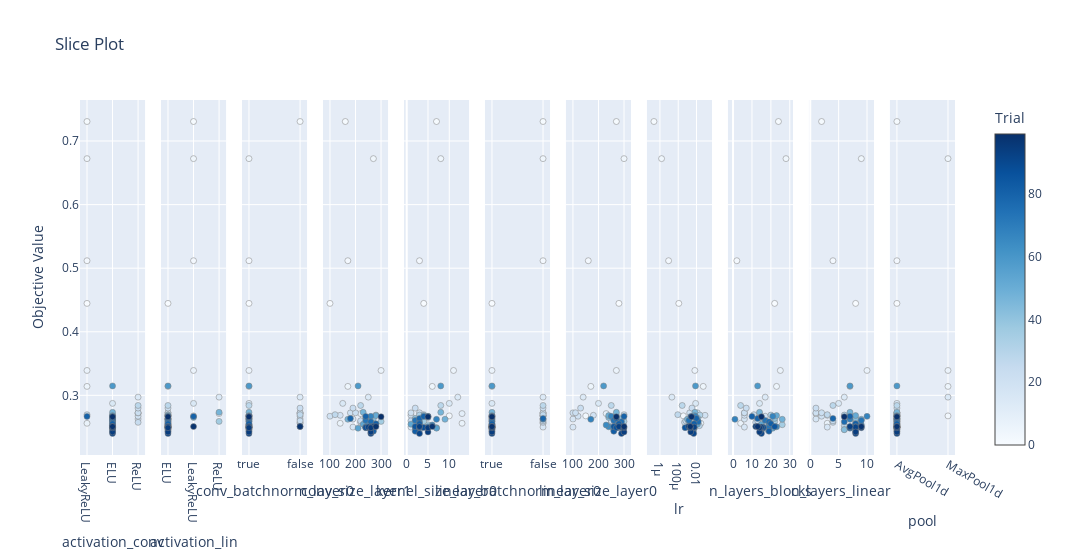

Here is the notebook cell this chart was saved with:
### Code cell
fig = optuna.visualization.plot_slice(study, params=["conv_size_layer1", "lr", "linear_size_layer0", "conv_batchnorm_layer0", "kernel_size_layer0", "n_layers_linear", "n_layers_blocks", "linear_batchnorm_layer0", "pool", "activation_conv", "activation_lin"])
fig.show()

### Figure 1 — Plotly figure (JSON) as saved in the notebook; plotly's stock layout.template omitted (floating-point values rounded to 4 significant figures)
{"data": [{"marker": {"color": [0, 1, 2, 3, 4, 5, 6, 7, 10, 14, 15, 16, 17, 19, 20, 21, 22, 23, 24, 25, 27, 28, 29, 31, 32, 33, 34, 35, 36, 42, 43, 44, 45, 47, 48, 51, 52, 53, 55, 59, 62, 64, 65, 67, 68, 71, 72, 73, 76, 79, 80, 81, 82, 85, 86, 88, 91, 92, 93, 94, 95, 98, 99], "colorbar": {"title": {"text": "Trial"}, "x": 1, "xpad": 40}, "colorscale": [[0, "rgb(247,251,255)"], [0.125, "rgb(222,235,247)"], [0.25, "rgb(198,219,239)"], [0.375, "rgb(158,202,225)"], [0.5, "rgb(107,174,214)"], [0.625, "rgb(66,146,198)"], [0.75, "rgb(33,113,181)"], [0.875, "rgb(8,81,156)"], [1, "rgb(8,48,107)"]], "line": {"color": "Grey", "width": 0.5}, "showscale": true}, "mode": "markers", "showlegend": false, "type": "scatter", "x": ["LeakyReLU", "LeakyReLU", "LeakyReLU", "ELU", "LeakyReLU", "LeakyReLU", "LeakyReLU", "LeakyReLU", "ReLU", "ReLU", "ELU", "ELU", "ReLU", "ELU", "ReLU", "ReLU", "ReLU", "ReLU", "ReLU", "ELU", "LeakyReLU", "ReLU", "ELU", "ELU", "ELU", "ELU", "ELU", "ELU", "ELU", "ELU", "ELU", "ELU", "ELU", "ELU", "ELU", "ELU", "ELU", "ELU", "ELU", "ELU", "ELU", "ELU", "ELU", "ELU", "ELU", "ELU", "ELU", "ELU", "ELU", "ELU", "LeakyReLU", "ELU", "ELU", "ELU", "ELU", "ELU", "ELU", "ELU", "ELU", "ELU", "ELU", "ELU", "ELU"], "xaxis": "x", "y": [0.4446, 0.7307, 0.5117, 0.2677, 0.6723, 0.3141, 0.3391, 0.256, 0.2713, 0.2972, 0.2874, 0.2501, 0.2627, 0.2686, 0.2672, 0.2724, 0.2726, 0.2799, 0.2575, 0.2599, 0.2696, 0.2841, 0.2523, 0.2462, 0.269, 0.2503, 0.2523, 0.2538, 0.259, 0.2637, 0.246, 0.2652, 0.2492, 0.2733, 0.2624, 0.2682, 0.2496, 0.2546, 0.2483, 0.3148, 0.2492, 0.2505, 0.2533, 0.267, 0.2623, 0.252, 0.2493, 0.2606, 0.2584, 0.2637, 0.2669, 0.2554, 0.2436, 0.2508, 0.2492, 0.2494, 0.24, 0.25, 0.2509, 0.2424, 0.2491, 0.2509, 0.2663], "yaxis": "y"}, {"marker": {"color": [0, 1, 2, 3, 4, 5, 6, 7, 10, 14, 15, 16, 17, 19, 20, 21, 22, 23, 24, 25, 27, 28, 29, 31, 32, 33, 34, 35, 36, 42, 43, 44, 45, 47, 48, 51, 52, 53, 55, 59, 62, 64, 65, 67, 68, 71, 72, 73, 76, 79, 80, 81, 82, 85, 86, 88, 91, 92, 93, 94, 95, 98, 99], "colorbar": {"title": {"text": "Trial"}, "x": 1, "xpad": 40}, "colorscale": [[0, "rgb(247,251,255)"], [0.125, "rgb(222,235,247)"], [0.25, "rgb(198,219,239)"], [0.375, "rgb(158,202,225)"], [0.5, "rgb(107,174,214)"], [0.625, "rgb(66,146,198)"], [0.75, "rgb(33,113,181)"], [0.875, "rgb(8,81,156)"], [1, "rgb(8,48,107)"]], "line": {"color": "Grey", "width": 0.5}, "showscale": false}, "mode": "markers", "showlegend": false, "type": "scatter", "x": ["ELU", "LeakyReLU", "LeakyReLU", "LeakyReLU", "LeakyReLU", "ELU", "LeakyReLU", "ELU", "ReLU", "ReLU", "LeakyReLU", "ELU", "ELU", "ELU", "ELU", "ELU", "ELU", "ELU", "ELU", "ELU", "ELU", "ELU", "ELU", "ELU", "ELU", "ELU", "ELU", "ELU", "ReLU", "ELU", "ELU", "LeakyReLU", "ELU", "ReLU", "ELU", "ELU", "ELU", "ELU", "ELU", "ELU", "ELU", "ELU", "ELU", "ELU", "ELU", "ELU", "ELU", "ELU", "ELU", "ELU", "LeakyReLU", "ELU", "ELU", "ELU", "ELU", "ELU", "ELU", "ELU", "ELU", "ELU", "ELU", "LeakyReLU", "ELU"], "xaxis": "x2", "y": [0.4446, 0.7307, 0.5117, 0.2677, 0.6723, 0.3141, 0.3391, 0.256, 0.2713, 0.2972, 0.2874, 0.2501, 0.2627, 0.2686, 0.2672, 0.2724, 0.2726, 0.2799, 0.2575, 0.2599, 0.2696, 0.2841, 0.2523, 0.2462, 0.269, 0.2503, 0.2523, 0.2538, 0.259, 0.2637, 0.246, 0.2652, 0.2492, 0.2733, 0.2624, 0.2682, 0.2496, 0.2546, 0.2483, 0.3148, 0.2492, 0.2505, 0.2533, 0.267, 0.2623, 0.252, 0.2493, 0.2606, 0.2584, 0.2637, 0.2669, 0.2554, 0.2436, 0.2508, 0.2492, 0.2494, 0.24, 0.25, 0.2509, 0.2424, 0.2491, 0.2509, 0.2663], "yaxis": "y2"}, {"marker": {"color": [0, 1, 2, 3, 4, 5, 6, 7, 10, 14, 15, 16, 17, 19, 20, 21, 22, 23, 24, 25, 27, 28, 29, 31, 32, 33, 34, 35, 36, 42, 43, 44, 45, 47, 48, 51, 52, 53, 55, 59, 62, 64, 65, 67, 68, 71, 72, 73, 76, 79, 80, 81, 82, 85, 86, 88, 91, 92, 93, 94, 95, 98, 99], "colorbar": {"title": {"text": "Trial"}, "x": 1, "xpad": 40}, "colorscale": [[0, "rgb(247,251,255)"], [0.125, "rgb(222,235,247)"], [0.25, "rgb(198,219,239)"], [0.375, "rgb(158,202,225)"], [0.5, "rgb(107,174,214)"], [0.625, "rgb(66,146,198)"], [0.75, "rgb(33,113,181)"], [0.875, "rgb(8,81,156)"], [1, "rgb(8,48,107)"]], "line": {"color": "Grey", "width": 0.5}, "showscale": false}, "mode": "markers", "showlegend": false, "type": "scatter", "x": [true, false, true, true, true, true, true, false, false, false, true, true, false, true, false, false, false, false, false, false, false, true, true, true, true, true, true, true, true, true, true, true, true, true, true, true, true, true, true, true, true, true, true, true, true, true, true, true, true, true, true, true, true, false, true, true, true, true, true, true, true, false, true], "xaxis": "x3", "y": [0.4446, 0.7307, 0.5117, 0.2677, 0.6723, 0.3141, 0.3391, 0.256, 0.2713, 0.2972, 0.2874, 0.2501, 0.2627, 0.2686, 0.2672, 0.2724, 0.2726, 0.2799, 0.2575, 0.2599, 0.2696, 0.2841, 0.2523, 0.2462, 0.269, 0.2503, 0.2523, 0.2538, 0.259, 0.2637, 0.246, 0.2652, 0.2492, 0.2733, 0.2624, 0.2682, 0.2496, 0.2546, 0.2483, 0.3148, 0.2492, 0.2505, 0.2533, 0.267, 0.2623, 0.252, 0.2493, 0.2606, 0.2584, 0.2637, 0.2669, 0.2554, 0.2436, 0.2508, 0.2492, 0.2494, 0.24, 0.25, 0.2509, 0.2424, 0.2491, 0.2509, 0.2663], "yaxis": "y3"}, {"marker": {"color": [0, 1, 2, 3, 4, 5, 6, 7, 10, 14, 15, 16, 17, 19, 20, 21, 22, 23, 24, 25, 27, 28, 29, 31, 32, 33, 34, 35, 36, 42, 43, 44, 45, 47, 48, 51, 52, 53, 55, 59, 62, 64, 65, 67, 71, 72, 73, 76, 79, 80, 81, 82, 85, 86, 88, 91, 92, 93, 94, 95, 98, 99], "colorbar": {"title": {"text": "Trial"}, "x": 1, "xpad": 40}, "colorscale": [[0, "rgb(247,251,255)"], [0.125, "rgb(222,235,247)"], [0.25, "rgb(198,219,239)"], [0.375, "rgb(158,202,225)"], [0.5, "rgb(107,174,214)"], [0.625, "rgb(66,146,198)"], [0.75, "rgb(33,113,181)"], [0.875, "rgb(8,81,156)"], [1, "rgb(8,48,107)"]], "line": {"color": "Grey", "width": 0.5}, "showscale": false}, "mode": "markers", "showlegend": false, "type": "scatter", "x": [100, 160, 170, 230, 270, 170, 300, 140, 220, 250, 150, 190, 190, 140, 100, 180, 200, 190, 220, 220, 120, 220, 270, 270, 280, 270, 270, 260, 300, 270, 260, 240, 260, 230, 170, 280, 260, 230, 210, 210, 240, 240, 250, 260, 270, 240, 240, 260, 180, 240, 280, 270, 260, 250, 240, 260, 250, 270, 260, 260, 280, 300], "xaxis": "x4", "y": [0.4446, 0.7307, 0.5117, 0.2677, 0.6723, 0.3141, 0.3391, 0.256, 0.2713, 0.2972, 0.2874, 0.2501, 0.2627, 0.2686, 0.2672, 0.2724, 0.2726, 0.2799, 0.2575, 0.2599, 0.2696, 0.2841, 0.2523, 0.2462, 0.269, 0.2503, 0.2523, 0.2538, 0.259, 0.2637, 0.246, 0.2652, 0.2492, 0.2733, 0.2624, 0.2682, 0.2496, 0.2546, 0.2483, 0.3148, 0.2492, 0.2505, 0.2533, 0.267, 0.252, 0.2493, 0.2606, 0.2584, 0.2637, 0.2669, 0.2554, 0.2436, 0.2508, 0.2492, 0.2494, 0.24, 0.25, 0.2509, 0.2424, 0.2491, 0.2509, 0.2663], "yaxis": "y4"}, {"marker": {"color": [0, 1, 2, 3, 4, 5, 6, 7, 10, 14, 15, 16, 17, 19, 20, 21, 22, 23, 24, 25, 27, 28, 29, 31, 32, 33, 34, 35, 36, 42, 43, 44, 45, 47, 48, 51, 52, 53, 55, 59, 62, 64, 65, 67, 68, 71, 72, 73, 76, 79, 80, 81, 82, 85, 86, 88, 91, 92, 93, 94, 95, 98, 99], "colorbar": {"title": {"text": "Trial"}, "x": 1, "xpad": 40}, "colorscale": [[0, "rgb(247,251,255)"], [0.125, "rgb(222,235,247)"], [0.25, "rgb(198,219,239)"], [0.375, "rgb(158,202,225)"], [0.5, "rgb(107,174,214)"], [0.625, "rgb(66,146,198)"], [0.75, "rgb(33,113,181)"], [0.875, "rgb(8,81,156)"], [1, "rgb(8,48,107)"]], "line": {"color": "Grey", "width": 0.5}, "showscale": false}, "mode": "markers", "showlegend": false, "type": "scatter", "x": [4, 7, 3, 10, 8, 6, 11, 13, 13, 12, 10, 1, 2, 1, 5, 1, 3, 2, 2, 1, 4, 8, 3, 3, 3, 3, 3, 5, 4, 2, 3, 5, 7, 8, 9, 4, 3, 1, 7, 8, 5, 5, 6, 5, 7, 3, 2, 2, 3, 3, 4, 3, 2, 2, 3, 4, 3, 3, 3, 5, 5, 6, 5], "xaxis": "x5", "y": [0.4446, 0.7307, 0.5117, 0.2677, 0.6723, 0.3141, 0.3391, 0.256, 0.2713, 0.2972, 0.2874, 0.2501, 0.2627, 0.2686, 0.2672, 0.2724, 0.2726, 0.2799, 0.2575, 0.2599, 0.2696, 0.2841, 0.2523, 0.2462, 0.269, 0.2503, 0.2523, 0.2538, 0.259, 0.2637, 0.246, 0.2652, 0.2492, 0.2733, 0.2624, 0.2682, 0.2496, 0.2546, 0.2483, 0.3148, 0.2492, 0.2505, 0.2533, 0.267, 0.2623, 0.252, 0.2493, 0.2606, 0.2584, 0.2637, 0.2669, 0.2554, 0.2436, 0.2508, 0.2492, 0.2494, 0.24, 0.25, 0.2509, 0.2424, 0.2491, 0.2509, 0.2663], "yaxis": "y5"}, {"marker": {"color": [0, 1, 2, 3, 4, 5, 6, 7, 10, 14, 15, 16, 17, 19, 20, 21, 22, 23, 24, 25, 27, 28, 29, 31, 32, 33, 34, 35, 36, 42, 43, 44, 45, 47, 48, 51, 52, 53, 55, 59, 62, 64, 65, 67, 68, 71, 72, 73, 76, 79, 80, 81, 82, 85, 86, 88, 91, 92, 93, 94, 95, 98, 99], "colorbar": {"title": {"text": "Trial"}, "x": 1, "xpad": 40}, "colorscale": [[0, "rgb(247,251,255)"], [0.125, "rgb(222,235,247)"], [0.25, "rgb(198,219,239)"], [0.375, "rgb(158,202,225)"], [0.5, "rgb(107,174,214)"], [0.625, "rgb(66,146,198)"], [0.75, "rgb(33,113,181)"], [0.875, "rgb(8,81,156)"], [1, "rgb(8,48,107)"]], "line": {"color": "Grey", "width": 0.5}, "showscale": false}, "mode": "markers", "showlegend": false, "type": "scatter", "x": [true, false, false, false, false, true, true, false, false, false, true, false, false, false, false, false, false, false, false, false, false, false, true, true, true, true, true, true, true, true, true, true, true, true, true, true, true, true, true, true, true, true, true, true, false, true, true, true, true, false, true, true, true, true, true, true, true, true, true, true, true, true, true], "xaxis": "x6", "y": [0.4446, 0.7307, 0.5117, 0.2677, 0.6723, 0.3141, 0.3391, 0.256, 0.2713, 0.2972, 0.2874, 0.2501, 0.2627, 0.2686, 0.2672, 0.2724, 0.2726, 0.2799, 0.2575, 0.2599, 0.2696, 0.2841, 0.2523, 0.2462, 0.269, 0.2503, 0.2523, 0.2538, 0.259, 0.2637, 0.246, 0.2652, 0.2492, 0.2733, 0.2624, 0.2682, 0.2496, 0.2546, 0.2483, 0.3148, 0.2492, 0.2505, 0.2533, 0.267, 0.2623, 0.252, 0.2493, 0.2606, 0.2584, 0.2637, 0.2669, 0.2554, 0.2436, 0.2508, 0.2492, 0.2494, 0.24, 0.25, 0.2509, 0.2424, 0.2491, 0.2509, 0.2663], "yaxis": "y6"}, {"marker": {"color": [0, 1, 2, 3, 4, 5, 6, 7, 10, 14, 15, 16, 17, 19, 20, 21, 22, 23, 24, 25, 27, 28, 29, 31, 32, 33, 34, 35, 36, 42, 43, 44, 45, 47, 48, 51, 52, 53, 55, 59, 62, 64, 65, 67, 68, 71, 72, 73, 76, 79, 80, 81, 82, 85, 86, 88, 91, 92, 93, 94, 95, 98, 99], "colorbar": {"title": {"text": "Trial"}, "x": 1, "xpad": 40}, "colorscale": [[0, "rgb(247,251,255)"], [0.125, "rgb(222,235,247)"], [0.25, "rgb(198,219,239)"], [0.375, "rgb(158,202,225)"], [0.5, "rgb(107,174,214)"], [0.625, "rgb(66,146,198)"], [0.75, "rgb(33,113,181)"], [0.875, "rgb(8,81,156)"], [1, "rgb(8,48,107)"]], "line": {"color": "Grey", "width": 0.5}, "showscale": false}, "mode": "markers", "showlegend": false, "type": "scatter", "x": [280, 270, 160, 150, 300, 170, 270, 250, 230, 140, 200, 100, 100, 180, 120, 100, 110, 130, 250, 250, 300, 250, 280, 260, 270, 280, 290, 290, 300, 290, 260, 240, 260, 270, 260, 240, 290, 280, 260, 220, 270, 240, 230, 250, 170, 270, 280, 260, 290, 270, 300, 280, 260, 260, 270, 290, 290, 290, 280, 300, 300, 300, 270], "xaxis": "x7", "y": [0.4446, 0.7307, 0.5117, 0.2677, 0.6723, 0.3141, 0.3391, 0.256, 0.2713, 0.2972, 0.2874, 0.2501, 0.2627, 0.2686, 0.2672, 0.2724, 0.2726, 0.2799, 0.2575, 0.2599, 0.2696, 0.2841, 0.2523, 0.2462, 0.269, 0.2503, 0.2523, 0.2538, 0.259, 0.2637, 0.246, 0.2652, 0.2492, 0.2733, 0.2624, 0.2682, 0.2496, 0.2546, 0.2483, 0.3148, 0.2492, 0.2505, 0.2533, 0.267, 0.2623, 0.252, 0.2493, 0.2606, 0.2584, 0.2637, 0.2669, 0.2554, 0.2436, 0.2508, 0.2492, 0.2494, 0.24, 0.25, 0.2509, 0.2424, 0.2491, 0.2509, 0.2663], "yaxis": "y7"}, {"marker": {"color": [0, 1, 2, 3, 4, 5, 6, 7, 10, 14, 15, 16, 17, 19, 20, 21, 22, 23, 24, 25, 27, 28, 29, 31, 32, 33, 34, 35, 36, 42, 43, 44, 45, 47, 48, 51, 52, 53, 55, 59, 62, 64, 65, 67, 68, 71, 72, 73, 76, 79, 80, 81, 82, 85, 86, 88, 91, 92, 93, 94, 95, 98, 99], "colorbar": {"title": {"text": "Trial"}, "x": 1, "xpad": 40}, "colorscale": [[0, "rgb(247,251,255)"], [0.125, "rgb(222,235,247)"], [0.25, "rgb(198,219,239)"], [0.375, "rgb(158,202,225)"], [0.5, "rgb(107,174,214)"], [0.625, "rgb(66,146,198)"], [0.75, "rgb(33,113,181)"], [0.875, "rgb(8,81,156)"], [1, "rgb(8,48,107)"]], "line": {"color": "Grey", "width": 0.5}, "showscale": false}, "mode": "markers", "showlegend": false, "type": "scatter", "x": [0.0001156, 2.21e-07, 8.853e-06, 0.000364, 1.509e-06, 0.05417, 0.006568, 0.02956, 0.00219, 2.021e-05, 0.008018, 0.0006141, 0.007807, 0.08503, 0.01357, 0.001797, 0.01242, 0.003149, 0.0004917, 0.0006808, 8.979e-05, 0.000272, 0.02044, 0.003396, 0.02334, 0.004723, 0.003938, 0.004471, 0.001343, 0.01392, 0.004976, 0.002594, 0.005928, 0.006665, 0.0009977, 0.005615, 0.003638, 0.01261, 0.002333, 0.007754, 0.001587, 0.001229, 0.002751, 0.007532, 0.01014, 0.004061, 0.005322, 0.001493, 0.01549, 0.009698, 0.002403, 0.005467, 0.003969, 0.001953, 0.000568, 0.003683, 0.00488, 0.00555, 0.001353, 0.002342, 0.002056, 0.002075, 0.002869], "xaxis": "x8", "y": [0.4446, 0.7307, 0.5117, 0.2677, 0.6723, 0.3141, 0.3391, 0.256, 0.2713, 0.2972, 0.2874, 0.2501, 0.2627, 0.2686, 0.2672, 0.2724, 0.2726, 0.2799, 0.2575, 0.2599, 0.2696, 0.2841, 0.2523, 0.2462, 0.269, 0.2503, 0.2523, 0.2538, 0.259, 0.2637, 0.246, 0.2652, 0.2492, 0.2733, 0.2624, 0.2682, 0.2496, 0.2546, 0.2483, 0.3148, 0.2492, 0.2505, 0.2533, 0.267, 0.2623, 0.252, 0.2493, 0.2606, 0.2584, 0.2637, 0.2669, 0.2554, 0.2436, 0.2508, 0.2492, 0.2494, 0.24, 0.25, 0.2509, 0.2424, 0.2491, 0.2509, 0.2663], "yaxis": "y8"}, {"marker": {"color": [0, 1, 2, 3, 4, 5, 6, 7, 10, 14, 15, 16, 17, 19, 20, 21, 22, 23, 24, 25, 27, 28, 29, 31, 32, 33, 34, 35, 36, 42, 43, 44, 45, 47, 48, 51, 52, 53, 55, 59, 62, 64, 65, 67, 68, 71, 72, 73, 76, 79, 80, 81, 82, 85, 86, 88, 91, 92, 93, 94, 95, 98, 99], "colorbar": {"title": {"text": "Trial"}, "x": 1, "xpad": 40}, "colorscale": [[0, "rgb(247,251,255)"], [0.125, "rgb(222,235,247)"], [0.25, "rgb(198,219,239)"], [0.375, "rgb(158,202,225)"], [0.5, "rgb(107,174,214)"], [0.625, "rgb(66,146,198)"], [0.75, "rgb(33,113,181)"], [0.875, "rgb(8,81,156)"], [1, "rgb(8,48,107)"]], "line": {"color": "Grey", "width": 0.5}, "showscale": false}, "mode": "markers", "showlegend": false, "type": "scatter", "x": [22, 24, 2, 11, 28, 23, 25, 4, 14, 17, 14, 6, 6, 6, 17, 6, 6, 7, 12, 13, 11, 4, 19, 18, 20, 19, 20, 26, 22, 22, 15, 15, 17, 14, 26, 23, 21, 15, 21, 13, 19, 23, 19, 21, 1, 20, 19, 17, 19, 13, 10, 20, 19, 22, 16, 16, 15, 15, 12, 14, 14, 13, 15], "xaxis": "x9", "y": [0.4446, 0.7307, 0.5117, 0.2677, 0.6723, 0.3141, 0.3391, 0.256, 0.2713, 0.2972, 0.2874, 0.2501, 0.2627, 0.2686, 0.2672, 0.2724, 0.2726, 0.2799, 0.2575, 0.2599, 0.2696, 0.2841, 0.2523, 0.2462, 0.269, 0.2503, 0.2523, 0.2538, 0.259, 0.2637, 0.246, 0.2652, 0.2492, 0.2733, 0.2624, 0.2682, 0.2496, 0.2546, 0.2483, 0.3148, 0.2492, 0.2505, 0.2533, 0.267, 0.2623, 0.252, 0.2493, 0.2606, 0.2584, 0.2637, 0.2669, 0.2554, 0.2436, 0.2508, 0.2492, 0.2494, 0.24, 0.25, 0.2509, 0.2424, 0.2491, 0.2509, 0.2663], "yaxis": "y9"}, {"marker": {"color": [0, 1, 2, 3, 4, 5, 6, 7, 10, 14, 15, 16, 17, 19, 20, 21, 22, 23, 24, 25, 27, 28, 29, 31, 32, 33, 34, 35, 36, 42, 43, 44, 45, 47, 48, 51, 52, 53, 55, 59, 62, 64, 65, 67, 68, 71, 72, 73, 76, 79, 80, 81, 82, 85, 86, 88, 91, 92, 93, 94, 95, 98, 99], "colorbar": {"title": {"text": "Trial"}, "x": 1, "xpad": 40}, "colorscale": [[0, "rgb(247,251,255)"], [0.125, "rgb(222,235,247)"], [0.25, "rgb(198,219,239)"], [0.375, "rgb(158,202,225)"], [0.5, "rgb(107,174,214)"], [0.625, "rgb(66,146,198)"], [0.75, "rgb(33,113,181)"], [0.875, "rgb(8,81,156)"], [1, "rgb(8,48,107)"]], "line": {"color": "Grey", "width": 0.5}, "showscale": false}, "mode": "markers", "showlegend": false, "type": "scatter", "x": [8, 2, 4, 7, 9, 7, 10, 3, 1, 6, 5, 3, 1, 3, 2, 1, 2, 1, 4, 4, 3, 4, 6, 6, 6, 8, 8, 8, 8, 8, 6, 7, 8, 7, 9, 8, 8, 8, 7, 7, 8, 7, 9, 10, 7, 8, 8, 9, 6, 4, 7, 8, 8, 8, 7, 8, 8, 8, 7, 8, 9, 9, 6], "xaxis": "x10", "y": [0.4446, 0.7307, 0.5117, 0.2677, 0.6723, 0.3141, 0.3391, 0.256, 0.2713, 0.2972, 0.2874, 0.2501, 0.2627, 0.2686, 0.2672, 0.2724, 0.2726, 0.2799, 0.2575, 0.2599, 0.2696, 0.2841, 0.2523, 0.2462, 0.269, 0.2503, 0.2523, 0.2538, 0.259, 0.2637, 0.246, 0.2652, 0.2492, 0.2733, 0.2624, 0.2682, 0.2496, 0.2546, 0.2483, 0.3148, 0.2492, 0.2505, 0.2533, 0.267, 0.2623, 0.252, 0.2493, 0.2606, 0.2584, 0.2637, 0.2669, 0.2554, 0.2436, 0.2508, 0.2492, 0.2494, 0.24, 0.25, 0.2509, 0.2424, 0.2491, 0.2509, 0.2663], "yaxis": "y10"}, {"marker": {"color": [0, 1, 2, 3, 4, 5, 6, 7, 10, 14, 15, 16, 17, 19, 20, 21, 22, 23, 24, 25, 27, 28, 29, 31, 32, 33, 34, 35, 36, 42, 43, 44, 45, 47, 48, 51, 52, 53, 55, 59, 62, 64, 65, 67, 68, 71, 72, 73, 76, 79, 80, 81, 82, 85, 86, 88, 91, 92, 93, 94, 95, 98, 99], "colorbar": {"title": {"text": "Trial"}, "x": 1, "xpad": 40}, "colorscale": [[0, "rgb(247,251,255)"], [0.125, "rgb(222,235,247)"], [0.25, "rgb(198,219,239)"], [0.375, "rgb(158,202,225)"], [0.5, "rgb(107,174,214)"], [0.625, "rgb(66,146,198)"], [0.75, "rgb(33,113,181)"], [0.875, "rgb(8,81,156)"], [1, "rgb(8,48,107)"]], "line": {"color": "Grey", "width": 0.5}, "showscale": false}, "mode": "markers", "showlegend": false, "type": "scatter", "x": ["AvgPool1d", "AvgPool1d", "AvgPool1d", "MaxPool1d", "MaxPool1d", "MaxPool1d", "MaxPool1d", "AvgPool1d", "AvgPool1d", "MaxPool1d", "AvgPool1d", "AvgPool1d", "AvgPool1d", "AvgPool1d", "AvgPool1d", "AvgPool1d", "AvgPool1d", "AvgPool1d", "AvgPool1d", "AvgPool1d", "AvgPool1d", "AvgPool1d", "AvgPool1d", "AvgPool1d", "AvgPool1d", "AvgPool1d", "AvgPool1d", "AvgPool1d", "AvgPool1d", "AvgPool1d", "AvgPool1d", "AvgPool1d", "AvgPool1d", "AvgPool1d", "AvgPool1d", "AvgPool1d", "AvgPool1d", "AvgPool1d", "AvgPool1d", "AvgPool1d", "AvgPool1d", "AvgPool1d", "AvgPool1d", "AvgPool1d", "AvgPool1d", "AvgPool1d", "AvgPool1d", "AvgPool1d", "AvgPool1d", "AvgPool1d", "AvgPool1d", "AvgPool1d", "AvgPool1d", "AvgPool1d", "AvgPool1d", "AvgPool1d", "AvgPool1d", "AvgPool1d", "AvgPool1d", "AvgPool1d", "AvgPool1d", "AvgPool1d", "AvgPool1d"], "xaxis": "x11", "y": [0.4446, 0.7307, 0.5117, 0.2677, 0.6723, 0.3141, 0.3391, 0.256, 0.2713, 0.2972, 0.2874, 0.2501, 0.2627, 0.2686, 0.2672, 0.2724, 0.2726, 0.2799, 0.2575, 0.2599, 0.2696, 0.2841, 0.2523, 0.2462, 0.269, 0.2503, 0.2523, 0.2538, 0.259, 0.2637, 0.246, 0.2652, 0.2492, 0.2733, 0.2624, 0.2682, 0.2496, 0.2546, 0.2483, 0.3148, 0.2492, 0.2505, 0.2533, 0.267, 0.2623, 0.252, 0.2493, 0.2606, 0.2584, 0.2637, 0.2669, 0.2554, 0.2436, 0.2508, 0.2492, 0.2494, 0.24, 0.25, 0.2509, 0.2424, 0.2491, 0.2509, 0.2663], "yaxis": "y11"}], "layout": {"title": {"text": "Slice Plot"}, "width": 3300, "xaxis": {"anchor": "y", "domain": [0, 0.07438], "title": {"text": "activation_conv"}}, "xaxis10": {"anchor": "y10", "domain": [0.8331, 0.9074], "title": {"text": "n_layers_linear"}}, "xaxis11": {"anchor": "y11", "domain": [0.9256, 1.0], "title": {"text": "pool"}}, "xaxis2": {"anchor": "y2", "domain": [0.09256, 0.1669], "title": {"text": "activation_lin"}}, "xaxis3": {"anchor": "y3", "domain": [0.1851, 0.2595], "title": {"text": "conv_batchnorm_layer0"}}, "xaxis4": {"anchor": "y4", "domain": [0.2777, 0.3521], "title": {"text": "conv_size_layer1"}}, "xaxis5": {"anchor": "y5", "domain": [0.3702, 0.4446], "title": {"text": "kernel_size_layer0"}}, "xaxis6": {"anchor": "y6", "domain": [0.4628, 0.5372], "title": {"text": "linear_batchnorm_layer0"}}, "xaxis7": {"anchor": "y7", "domain": [0.5554, 0.6298], "title": {"text": "linear_size_layer0"}}, "xaxis8": {"anchor": "y8", "domain": [0.6479, 0.7223], "title": {"text": "lr"}, "type": "log"}, "xaxis9": {"anchor": "y9", "domain": [0.7405, 0.8149], "title": {"text": "n_layers_blocks"}}, "yaxis": {"anchor": "x", "domain": [0, 1], "title": {"text": "Objective Value"}}, "yaxis10": {"anchor": "x10", "domain": [0, 1], "matches": "y", "showticklabels": false}, "yaxis11": {"anchor": "x11", "domain": [0, 1], "matches": "y", "showticklabels": false}, "yaxis2": {"anchor": "x2", "domain": [0, 1], "matches": "y", "showticklabels": false}, "yaxis3": {"anchor": "x3", "domain": [0, 1], "matches": "y", "showticklabels": false}, "yaxis4": {"anchor": "x4", "domain": [0, 1], "matches": "y", "showticklabels": false}, "yaxis5": {"anchor": "x5", "domain": [0, 1], "matches": "y", "showticklabels": false}, "yaxis6": {"anchor": "x6", "domain": [0, 1], "matches": "y", "showticklabels": false}, "yaxis7": {"anchor": "x7", "domain": [0, 1], "matches": "y", "showticklabels": false}, "yaxis8": {"anchor": "x8", "domain": [0, 1], "matches": "y", "showticklabels": false}, "yaxis9": {"anchor": "x9", "domain": [0, 1], "matches": "y", "showticklabels": false}}}
